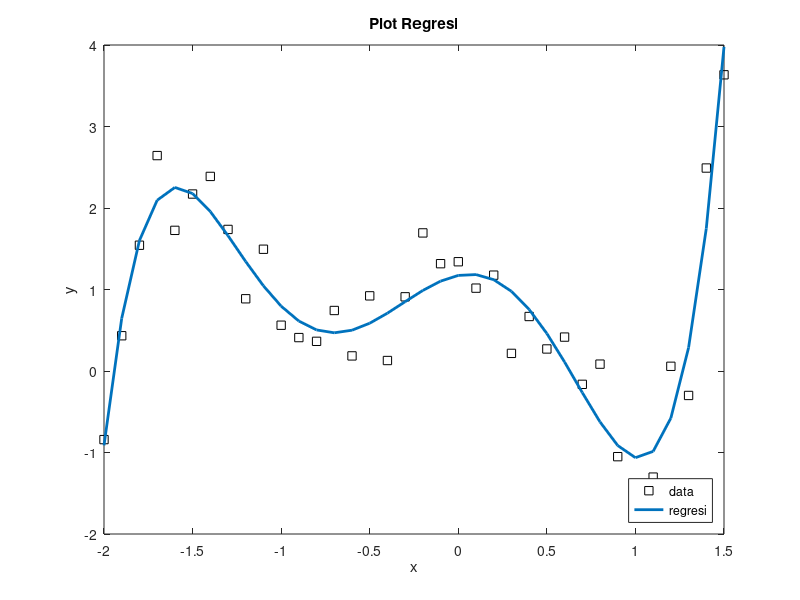

Write MATLAB code to recreate this figure.
clc
clear all
close all

a = 1;
b = 1.5;
c = -2;
d = -2.5;
e = 0;
f = 0.3;
xi = (-2:0.1:1.5);
y = a.*xi.^5+b.*xi.^4+c.*xi.^3+d.*xi.^2+e.*xi+f;
ya = y+1.5*rand(1,length(xi));

plot(xi,ya,'sk');
title('Plot Regresi');
xlabel('x');
ylabel('y');
hold on;

p = polyfit(xi,ya,5);
a = p(1); %nilai parameter dari pangkat variabel bebas tertinggi
b = p(2);
c = p(3);
d = p(4);
e = p(5);
f = p(6);
ycal = a*xi.^5+b*xi.^4+c*xi.^3+d*xi.^2+e*xi+f;
plot(xi,ycal,'-', 'linewidth', 2);


legend('data', 'regresi' ,'Location', 'southeast');